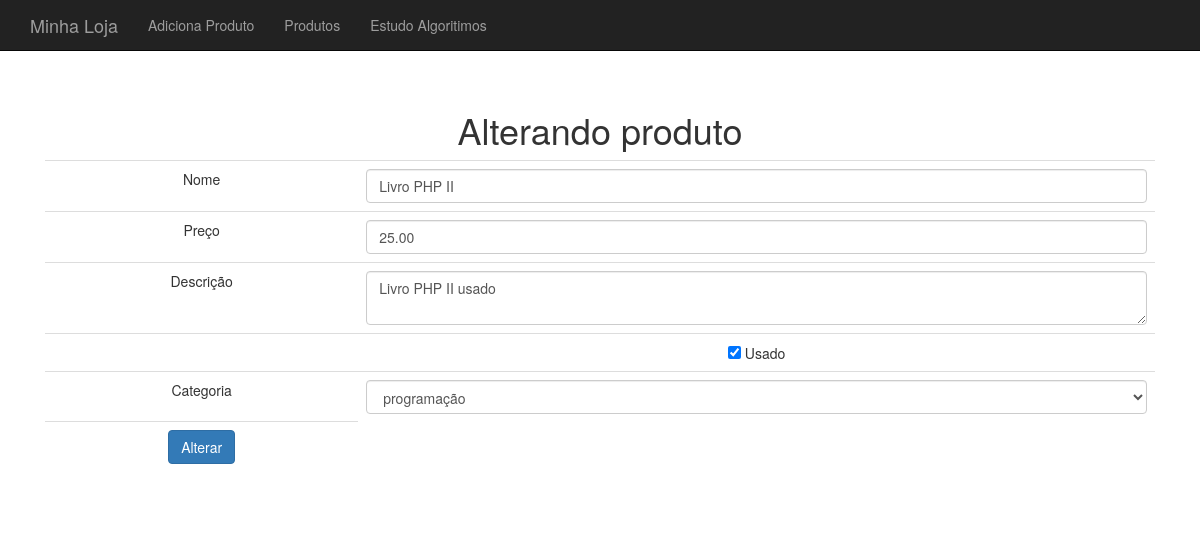
The app's page /produto-altera-formulario.php?id=18 with its own data.
### tables this page shows
CREATE TABLE `produtos` (
  `id` int(11) NOT NULL,
  `nome` varchar(255) DEFAULT NULL,
  `preco` decimal(10,2) DEFAULT NULL,
  `descricao` text,
  `categoria_id` int(11) DEFAULT NULL,
  `usado` tinyint(1) DEFAULT '0'
);

### banco-produto.php (called while the page is built, shortened)
<?php
function buscaProduto($conexao, $id) {
    $query = "select * from produtos where id = {$id}";
    $resultado = mysqli_query($conexao, $query);
    return mysqli_fetch_assoc($resultado);
}

### banco-categoria.php (called while the page is built)
<?php
function listaCategorias($conexao) {
    $categorias = array();
    $query = "select * from categorias";
    $resultado = mysqli_query($conexao, $query);
    while($categoria = mysqli_fetch_assoc($resultado)) {
        array_push($categorias, $categoria);
    }
    return $categorias;
}

### produto-altera-formulario.php (the view, shortened to what this page needs)
<?php include("cabecalho.php");
      include("conecta.php");
      include("banco-categoria.php");
      include("banco-produto.php");
$id = $_GET['id'];
$produto = buscaProduto($conexao, $id);
$categorias = listaCategorias($conexao);
$usado = $produto['usado'] ? "checked='checked'" : "";
?>
<h1>Alterando produto</h1>
<form action="altera-produto.php" method="post">
    <table class="table">
        <tr>
            <td>Nome</td>
            <td><input class="form-control" type="text" name="nome" value="<?=$produto['nome']?>" /></td>
        </tr>
        <tr>
            <td>Preço</td>
            <td><input class="form-control" type="number" name="preco" value="<?=$produto['preco']?>" /></td>
        </tr>
        <tr>
            <td>Descrição</td>
            <td><textarea class="form-control" name="descricao"><?=$produto['descricao']?></textarea></td>
        </tr>
        <tr>
            <td></td>
            <td><input type="checkbox" name="usado" <?=$usado?> value="true"> Usado
        </tr>
        <tr>
            <td>Categoria</td>
            <td>
                <select class="form-control" name="categoria_id">
                    <?php foreach($categorias as $categoria) :
                        $essaEhACategoria = $produto['categoria_id'] == $categoria['id'];
                        $selecao = $essaEhACategoria ? "selected='selected'" : "";
                    ?>
                        <option value="<?=$categoria['id']?>" <?=$selecao?>>
                            <?=$categoria['nome']?>
                        </option>
                    <?php endforeach ?>
                </select>
            </td>
        </tr>
        <tr>
            <td><button class="btn btn-primary" type="submit">Alterar</button></td>
        </tr>
    </table>
</form>
<?php include("rodape.php"); ?>

### css/loja.css (style rules this page uses)
body { padding-top: 50px; }

### records on screen
produtos: nome "Livro PHP II", preco "25.00", descricao "Livro PHP II usado"

### other values on screen
form field categoria_id "programação"
